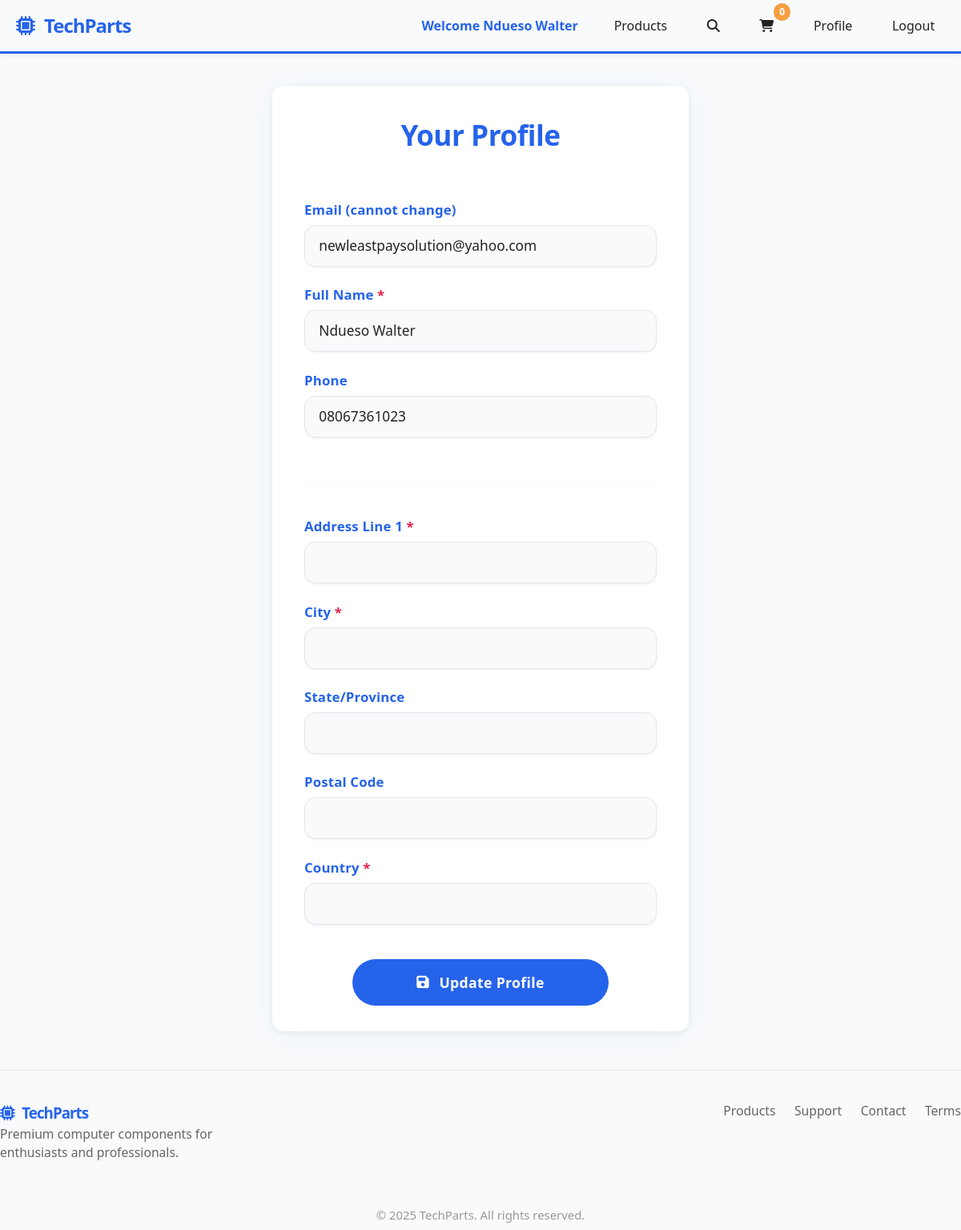
/profile.php (signed in), run on the app's committed database.
### tables this page shows
CREATE TABLE `users` (
  `id` bigint(20) UNSIGNED NOT NULL,
  `email` varchar(255) NOT NULL,
  `password_hash` char(60) NOT NULL,
  `full_name` varchar(120) NOT NULL,
  `phone` varchar(30) DEFAULT NULL,
  `role` varchar(15) NOT NULL,
  `status` int(1) NOT NULL DEFAULT 1,
  `created_at` timestamp NOT NULL DEFAULT current_timestamp(),
  `updated_at` timestamp NOT NULL DEFAULT current_timestamp() ON UPDATE current_timestamp()
);

### config.php (called while the page is built, shortened)
<?php
$user_id = $_SESSION["user_id"];
?>

### profile.php (the view, shortened to what this page needs)
<?php
include('config.php');
$stmt = $conn->prepare("
    SELECT u.email, u.full_name, u.phone, a.id as address_id, a.label, a.line1, a.city, a.state, a.postal_code, a.country
    FROM users u
    LEFT JOIN addresses a ON u.id = a.user_id AND a.label = 'shipping'
    WHERE u.id = ?
    LIMIT 1
");
$stmt->bind_param('i', $user_id);
$stmt->execute();
$result = $stmt->get_result();
$user = $result->fetch_assoc();
?>
<!DOCTYPE html>
<html lang="en">
<head>
<?php include('partials/head.php');?>
  <link rel="stylesheet" href="assets/css/profile.css">
</head>
<body>
      <header class="header" id="header">
  <?php include('partials/navbar.php'); ?>
  </header>
  <main>
    <section class="profile-section container" id="profile">
      <h2>Your Profile</h2>
      <form method="post" autocomplete="off" novalidate>
        <div class="form-group">
          <label for="email">Email (cannot change)</label>
          <input type="email" id="email" name="email" value="<?php echo htmlspecialchars($user['email']); ?>" disabled>
        </div>
        <div class="form-group">
          <label for="full_name">Full Name <span style="color:#e11d48">*</span></label>
          <input type="text" id="full_name" name="full_name" required value="<?php echo htmlspecialchars($user['full_name']); ?>">
        </div>
        <div class="form-group">
          <label for="phone">Phone</label>
          <input type="text" id="phone" name="phone" value="<?php echo htmlspecialchars($user['phone']); ?>">
        </div>
        <hr style="margin:2em 0 1.5em 0;border:0;border-top:1.5px solid var(--border);">
        <div class="form-group">
          <label for="line1">Address Line 1 <span style="color:#e11d48">*</span></label>
          <input type="text" id="line1" name="line1" required value="<?php echo htmlspecialchars($user['line1'] ?? ''); ?>">
        </div>
        <div class="form-group">
          <label for="city">City <span style="color:#e11d48">*</span></label>
          <input type="text" id="city" name="city" required value="<?php echo htmlspecialchars($user['city'] ?? ''); ?>">
        </div>
        <div class="form-group">
          <label for="state">State/Province</label>
          <input type="text" id="state" name="state" value="<?php echo htmlspecialchars($user['state'] ?? ''); ?>">
        </div>
        <div class="form-group">
          <label for="postal_code">Postal Code</label>
          <input type="text" id="postal_code" name="postal_code" value="<?php echo htmlspecialchars($user['postal_code'] ?? ''); ?>">
        </div>
        <div class="form-group">
          <label for="country_iso2">Country <span style="color:#e11d48">*</span></label>
          <input type="text" id="country" name="country" maxlength="2" required style="text-transform:uppercase"
            value="<?php echo htmlspecialchars($user['country'] ?? ''); ?>">
        </div>
        <button type="submit" class="form-btn"><i class="fas fa-save"></i> Update Profile</button>
      </form>
    </section>
  </main>
  <footer class="footer">
    <div class="container footer-content">
      <div class="footer-brand">
        <span class="logo"><i class="fas fa-microchip"></i> TechParts</span>
        <p>Premium computer components for enthusiasts and professionals.</p>
      </div>
      <div class="footer-links">
        <a href="index.php#products">Products</a>
        <a href="#">Support</a>
        <a href="#">Contact</a>
        <a href="#">Terms</a>
      </div>
    </div>
    <div class="footer-bottom">
      <?php include('partials/footer.php') ?>
    </div>
  </footer>
</body>
</html>

### assets/css/profile.css (style rules this page uses)
:root { --primary: #2563eb; --accent: #f59e42; --bg: #f8fafc; --text: #222; --border: #e5e7eb; --shadow: 0 2px 8px rgba(0,0,0,0.06); --radius: 14px; --transition: .2s cubic-bezier(.4,0,.2,1); --modal-gradient: linear-gradient(135deg, #f8fafc 0%, #e0e7ff 100%); --modal-dark-gradient: linear-gradient(135deg, #23272f 0%, #18181b 100%); }
html { box-sizing: border-box; scroll-behavior: smooth; }
*,*:before,*:after { box-sizing: inherit; }
body { margin: 0; font-family: 'Segoe UI', Arial, sans-serif; background: var(--bg); color: var(--text); min-height: 100vh; transition: background .3s, color .3s; }
a { color: inherit; text-decoration: none; }
button, input, select, textarea { font: inherit; border-radius: var(--radius); border: 1px solid var(--border); outline: none; transition: border-color var(--transition), box-shadow var(--transition); }
.container { max-width: 1200px; margin: 0 auto; padding: 0 1.25rem; }
.header { position: sticky; top: 0; z-index: 100; background: var(--bg); box-shadow: var(--shadow); transition: background .3s; border-bottom: 3px solid var(--primary); }
.logo { font-size: 1.5rem; font-weight: 700; color: var(--primary); display: flex; align-items: center; gap: .5em; letter-spacing: -1px; }
.profile-section { background: #fff; border-radius: var(--radius); box-shadow: 0 4px 32px #2563eb0d, var(--shadow); padding: 2.5rem 2.5rem 2rem 2.5rem; margin: 2.5rem auto 3rem auto; max-width: 520px; border: 1.5px solid var(--primary)11; position: relative; animation: fadeInProfile .7s; }
.profile-section h2 { text-align: center; font-size: 2.2rem; font-weight: 800; color: var(--primary); margin-bottom: 1.7em; letter-spacing: -.5px; }
.profile-section form { display: flex; flex-direction: column; gap: 1.2em; align-items: center; }
.form-group { width: 100%; display: flex; flex-direction: column; align-items: flex-start; margin-bottom: .2em; }
.form-group label { font-weight: 600; margin-bottom: .4em; color: var(--primary); font-size: 1.05em; letter-spacing: .01em; }
.form-group input { width: 100%; padding: .7em 1em; border: 1.5px solid var(--border); border-radius: var(--radius); font-size: 1.08rem; background: #f8fafc; color: var(--text); box-shadow: 0 1px 3px #0001; transition: border-color .2s, box-shadow .2s; }
.form-btn { background: var(--primary); color: #fff; font-weight: 700; font-size: 1.1rem; padding: .9em 2em; border: none; border-radius: 999px; cursor: pointer; box-shadow: 0 2px 12px var(--primary)11; transition: background var(--transition), color var(--transition), box-shadow var(--transition); margin-top: 1.2em; letter-spacing: .02em; width: 100%; max-width: 320px; display: flex; align-items: center; justify-content: center; gap: .7em; }
hr { border: 0; border-top: 1.5px solid var(--border); margin: 2em 0 1.5em 0; width: 100%; }
.footer { background: var(--bg); border-top: 1px solid var(--border); margin-top: 3rem; color: #666; font-size: .98em; }
.footer-content { display: flex; flex-wrap: wrap; gap: 2em; align-items: flex-start; justify-content: space-between; padding: 2.5em 0 1.5em 0; }
.footer-brand { max-width: 300px; }
.footer-brand .logo { color: var(--primary); font-size: 1.2em; font-weight: 700; }
.footer-links { display: flex; gap: 1.5em; flex-wrap: wrap; }
.footer-links a { color: inherit; transition: color var(--transition); }
.footer-bottom { text-align: center; padding: 1em 0 .5em 0; color: #999; font-size: .95em; }

### data on the page
users: email "newleastpaysolution@yahoo.com", full_name "Ndueso Walter", phone "08067361023"

### other printed values
$_SESSION['fullname'] "Ndueso Walter"
